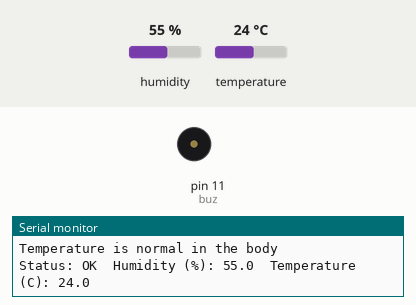
Simulated run of this sketch. Board: Arduino Uno, built with avr-gcc and run on an emulated ATmega328P. Shown: buzzer (waves = sounding, pin HIGH), the last lines printed to the serial monitor. The inputs (shaded band) are chosen by the test bench; at power-on: temperature 24 °C, humidity 55 %.

Above: at 2.8 s.
2.9 s: temperature set to 28 °C
6.2 s: temperature set to 31 °C
At 9.06 s:
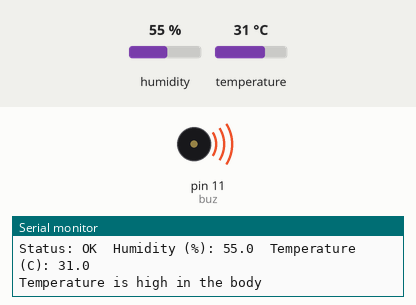
Timing chart, 0 to 16.8 s (numbered marks = the images above; inputs shaded):
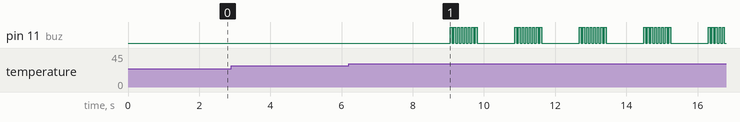

Measured:
- the behaviour switches between 29 and 30 °C on temperature (found by bisection; images 0 and 1)
- after the input at 6.2 s, pin 11 (buz): LOW → HIGH after 2.9 s, then repeats every 1.8 s: 7 × (LOW 0.05 s, HIGH 0.05 s), LOW 1.1 s, HIGH 0.05 s

The sketch:

touchless_code.ino
```cpp
#include "DHTesp.h"  // Include the DHTesp library

DHTesp dht;
int buz = 11;

void setup() {
  Serial.begin(9600);
  Serial.println("Status:");
  dht.setup(2, DHTesp::DHT11);  // Initialize DHT11 sensor at pin 2
  pinMode(buz, OUTPUT);
}

void loop() {
  float humidity = dht.getHumidity();
  float temperature = dht.getTemperature();

  Serial.print("Status: ");
  Serial.print(dht.getStatusString());
  Serial.print("\t");

  Serial.print("Humidity (%): ");
  Serial.print(humidity, 1);
  Serial.print("\t");

  Serial.print("Temperature (C): ");
  Serial.print(temperature, 1);
  Serial.println();

  delay(1000);

  if (temperature >= 30) {
    Serial.println("Temperature is high in the body");
    for (int i = 0; i < 8; i++) {
      digitalWrite(buz, HIGH);
      delay(50);
      digitalWrite(buz, LOW);
      delay(50);
    }
  } else {
    Serial.println("Temperature is normal in the body");
    digitalWrite(buz, LOW);
    delay(1000);
  }
}
```
